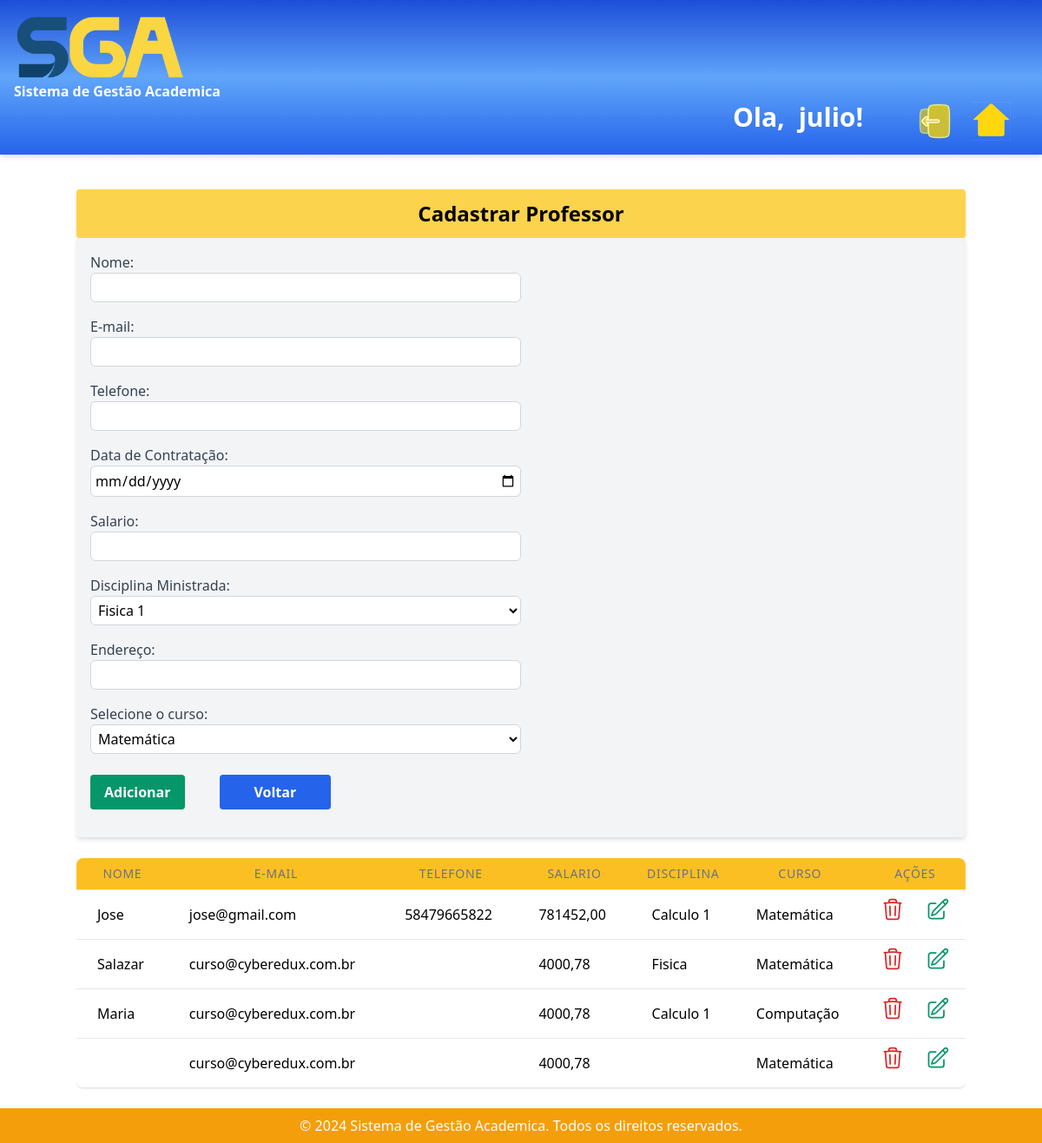
/cadastrar_professor/ (signed in), run on an earlier commit of the app's database.
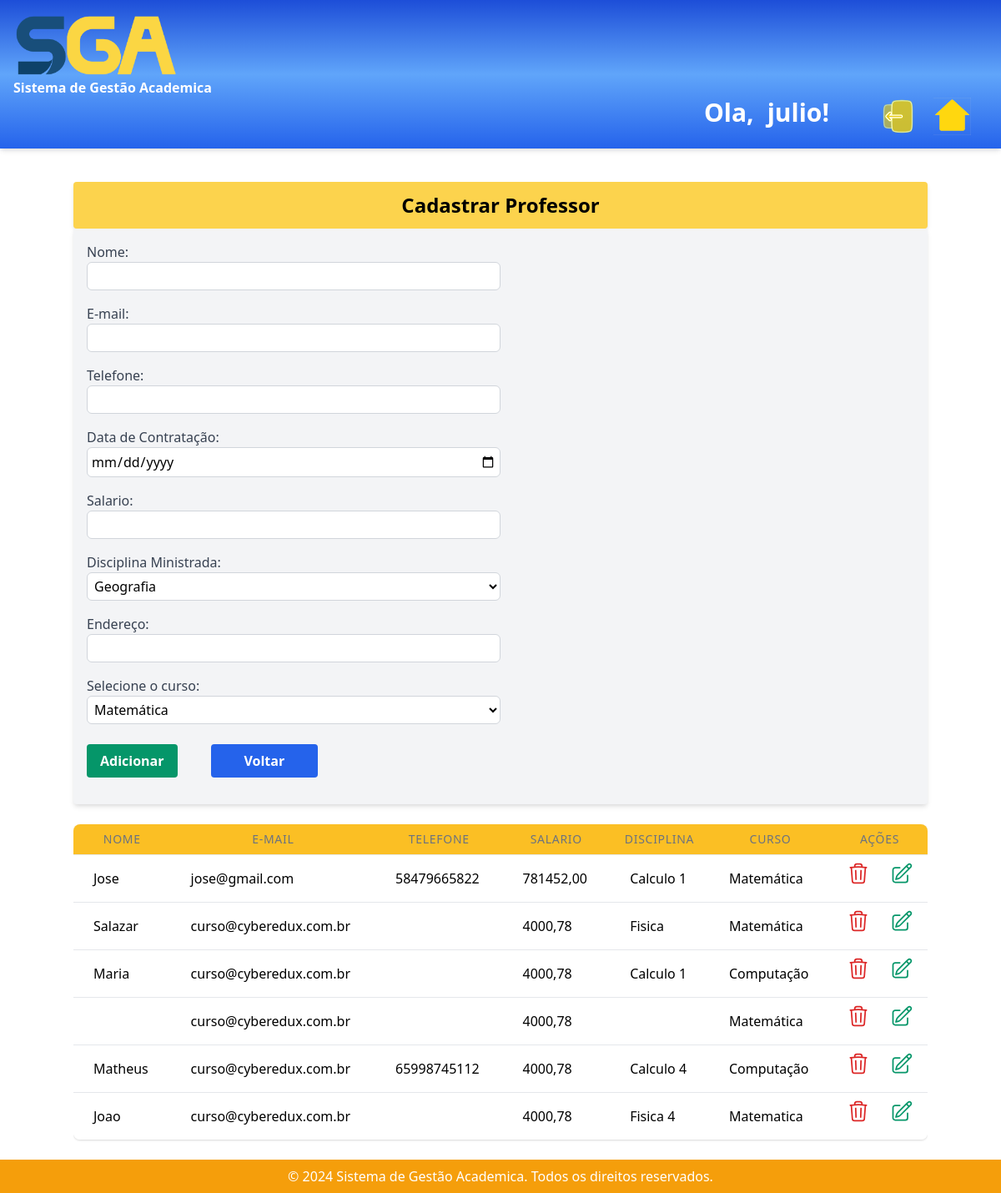
And on a later commit of the database.
### sistema_academico/models.py (models this page shows, shortened)
class Professor(models.Model):
    nome = models.CharField(max_length=100)
    email = models.EmailField()
    telefone = models.CharField(max_length=20, null=True, blank=True)
    data_contratacao = models.DateField(null=True)
    salario = models.DecimalField(max_digits=10, decimal_places=2, null=True)
    disciplina_ministrada = models.CharField(max_length=100)
    endereco = models.CharField(max_length=200)
    departamento = models.ForeignKey(Departamento, on_delete=models.CASCADE)

class Departamento(models.Model):
    nome = models.CharField(max_length=100)
    descricao = models.TextField()
    telefone = models.CharField(max_length=20, null=True, blank=True)
    email = models.EmailField()
    def __str__(self):
        return self.nome

### sistema_academico/views.py (the view, shortened to what this page needs)
# urls.py: path('cadastrar_professor/',views.cadastrar_Professor, name='cadastrar_professor'),
@login_required(login_url="/")
def cadastrar_Professor(request):
    professor = Professor.objects.all()
    departamentos = Departamento.objects.all()
    curso = Curso.objects.all()
    return render(request, 'cadastrar_professor.html', {'professor':professor, 'departamentos':departamentos, 'curso':curso})

### sistema_academico/templates/cadastrar_professor.html (shortened to what the changed rows need)
{% extends 'base.html' %}
{% block content %}
<div class="container mx-auto bg-yellow-300 mt-10 mb-0 p-3 shadow-md overflow-hidden sm:rounded">
    <h1 class="mx-auto text-black text-center font-bold text-2xl ">Cadastrar Professor</h1>
</div>
<form method="POST" class="container mx-auto bg-gray-100 shadow-md rounded px-4 pt-4 pb-6 mb-6  divide-gray-200">
    <div>
        <div class="mb-4">
            <label for="disciplinas" class="block text-gray-700">Disciplina Ministrada:</label>
            <select name="disciplinas" id="disciplinas" class="bg-white border border-gray-300 p-1 rounded-md transition-colors duration-300 ease-in-out focus:outline-none focus:border-blue-500 hover:border-blue-500 w-1/2">
                {% for cursos in curso %}
                    <option value="{{ cursos.nome }}">{{cursos.nome}}</option>
                {% endfor %}
            </select>
        </div>
    </div>
</form>
<div class="container mx-auto">
    <div class="overflow-x-auto">
        <table  class="min-w-full divide-y divide-gray-200 bg-white shadow overflow-hidden sm:rounded-lg mb-6">
            <thead class="bg-yellow-400 text-center">
              <tr>
                <th class="px-6 py-3 sm:px-4 sm:py-2 text-xs sm:text-sm font-medium text-gray-500 uppercase tracking-wider">Nome</th>
                <th class="px-6 py-3 sm:px-4 sm:py-2 text-xs sm:text-sm font-medium text-gray-500 uppercase tracking-wider">E-mail</th>
                <th class="px-6 py-3 sm:px-4 sm:py-2 text-xs sm:text-sm font-medium text-gray-500 uppercase tracking-wider">Telefone</th>
                <th class="px-6 py-3 sm:px-4 sm:py-2 text-xs sm:text-sm font-medium text-gray-500 uppercase tracking-wider">Salario</th>
                <th class="px-6 py-3 sm:px-4 sm:py-2 text-xs sm:text-sm font-medium text-gray-500 uppercase tracking-wider">Disciplina</th>
                <th class="px-6 py-3 sm:px-4 sm:py-2 text-xs sm:text-sm font-medium text-gray-500 uppercase tracking-wider">Curso</th>
                <th class="px-6 py-3 sm:px-4 sm:py-2 text-xs sm:text-sm font-medium text-gray-500 uppercase tracking-wider">Ações</th>
            </tr>
            </thead>
            <tbody class="bg-white divide-y divide-gray-200">
              {% for professores in professor %}
                <tr>
                  <td class="px-6 py-6 sm:px-6 sm:py-4 whitespace-nowrap">{{ professores.nome }}</td>
                  <td class="px-6 py-6 sm:px-6 sm:py-4 whitespace-nowrap">{{ professores.email }}</td>
                  <td class="px-6 py-6 sm:px-6 sm:py-4 whitespace-nowrap">{{ professores.telefone }}</td>
                  <td class="px-6 py-6 sm:px-6 sm:py-4 whitespace-nowrap">{{ professores.salario }}</td>
                  <td class="px-6 py-6 sm:px-6 sm:py-4 whitespace-nowrap">{{ professores.disciplina_ministrada }}</td>
                  <td class="px-6 py-6 sm:px-6 sm:py-4 whitespace-nowrap">{{ professores.departamento }}</td>
                  <td class="px-6 py-4 sm:px-4 sm:py-2 whitespace-nowrap flex justify-center items-center space-x-6 sm:space-x-6">
                        <a href="{% url 'delete_professor' professores.id %}" class="text-red-600 hover:text-red-400 ">
                        </a>
                        <a href="{% url 'editar_professor' professores.id %}" class="text-green-600 hover:text-green-400">
                        </a>
                </td>
                </tr>
              {% empty %}
                <tr>
                  <td colspan="5" class="px-6 py-4 whitespace-nowrap">Nenhum professor encontrado.</td>
                </tr>
              {% endfor %}
            </tbody>
        </table>
    </div>
</div>
{% endblock %}

What changed in the data, as far as the page shows it:
added Professor: nome "Matheus", email "curso@cyberedux.com.br", telefone "65998745112", salario "4000,78", disciplina_ministrada "Calculo 4", departamento "Computação"
added Professor: nome "Joao", email "curso@cyberedux.com.br", salario "4000,78", disciplina_ministrada "Fisica 4", departamento "Matematica"
Also different on the page:
form field disciplinas: "Fisica 1" → "Geografia"
